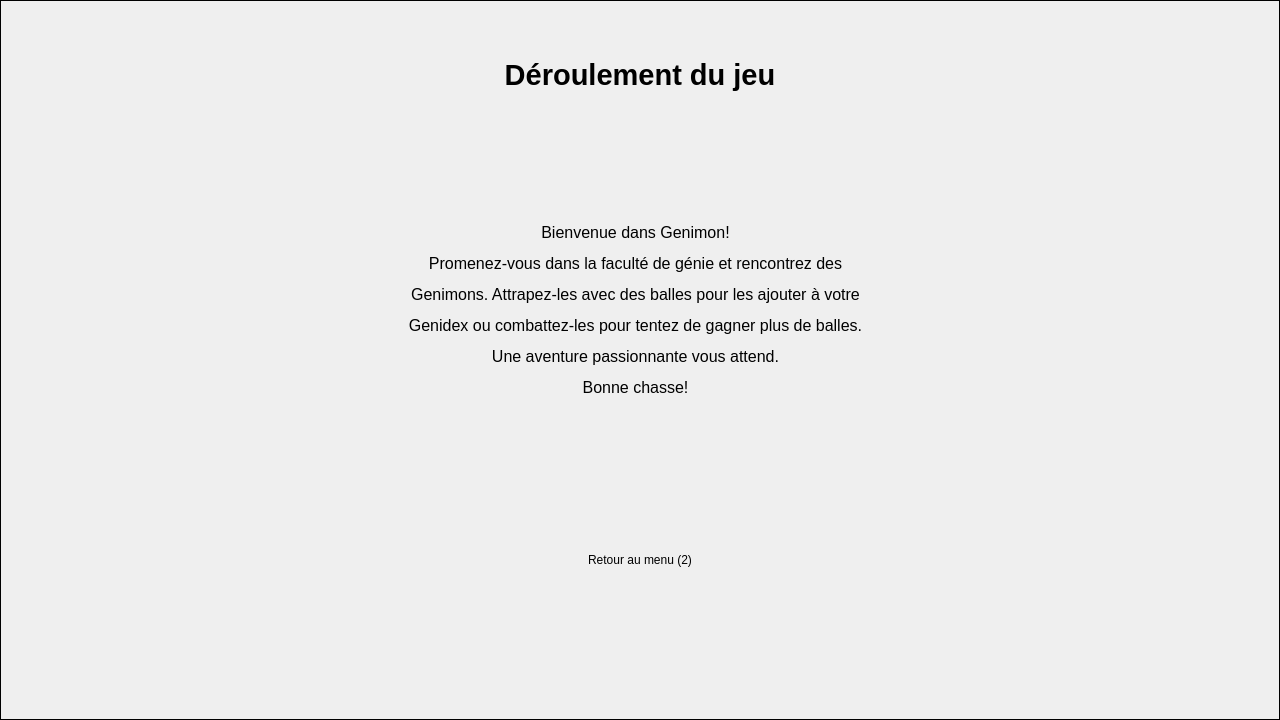
<?xml version="1.0" encoding="UTF-8"?>
<ui version="4.0">
 <class>Regle</class>
 <widget class="QWidget" name="Regle">
  <property name="geometry">
   <rect>
    <x>0</x>
    <y>0</y>
    <width>1280</width>
    <height>720</height>
   </rect>
  </property>
  <property name="windowTitle">
   <string>Form</string>
  </property>
  <widget class="QLabel" name="Reglement">
   <property name="enabled">
    <bool>true</bool>
   </property>
   <property name="geometry">
    <rect>
     <x>400</x>
     <y>110</y>
     <width>471</width>
     <height>400</height>
    </rect>
   </property>
   <property name="font">
    <font>
     <pointsize>12</pointsize>
     <bold>false</bold>
    </font>
   </property>
   <property name="acceptDrops">
    <bool>false</bool>
   </property>
   <property name="text">
    <string>&lt;html&gt;&lt;head/&gt;&lt;body&gt;&lt;p align=&quot;center&quot;&gt;Bienvenue dans Genimon!&lt;/p&gt;&lt;p align=&quot;center&quot;&gt;Promenez-vous dans la faculté de génie et rencontrez des&lt;/p&gt;&lt;p align=&quot;center&quot;&gt;Genimons. Attrapez-les avec des balles pour les ajouter à votre&lt;/p&gt;&lt;p align=&quot;center&quot;&gt;Genidex ou combattez-les pour tentez de gagner plus de balles.&lt;/p&gt;&lt;p align=&quot;center&quot;&gt;Une aventure passionnante vous attend.&lt;/p&gt;&lt;p align=&quot;center&quot;&gt;Bonne chasse!&lt;/p&gt;&lt;/body&gt;&lt;/html&gt;</string>
   </property>
   <property name="alignment">
    <set>Qt::AlignmentFlag::AlignCenter</set>
   </property>
  </widget>
  <widget class="QLabel" name="RegleTitre">
   <property name="geometry">
    <rect>
     <x>440</x>
     <y>50</y>
     <width>400</width>
     <height>50</height>
    </rect>
   </property>
   <property name="font">
    <font>
     <pointsize>22</pointsize>
     <bold>true</bold>
    </font>
   </property>
   <property name="text">
    <string>&lt;html&gt;&lt;head/&gt;&lt;body&gt;&lt;p&gt;&lt;span style=&quot; font-size:22pt;&quot;&gt;Déroulement du jeu&lt;/span&gt;&lt;/p&gt;&lt;/body&gt;&lt;/html&gt;</string>
   </property>
   <property name="alignment">
    <set>Qt::AlignmentFlag::AlignCenter</set>
   </property>
  </widget>
  <widget class="QLabel" name="BackGround">
   <property name="geometry">
    <rect>
     <x>0</x>
     <y>0</y>
     <width>1280</width>
     <height>720</height>
    </rect>
   </property>
   <property name="baseSize">
    <size>
     <width>100</width>
     <height>100</height>
    </size>
   </property>
   <property name="autoFillBackground">
    <bool>true</bool>
   </property>
   <property name="frameShape">
    <enum>QFrame::Shape::Box</enum>
   </property>
   <property name="text">
    <string/>
   </property>
   <property name="textFormat">
    <enum>Qt::TextFormat::PlainText</enum>
   </property>
   <property name="pixmap">
    <pixmap resource="Image.qrc">:/MainMenu/Image_Qt/EcranAccueil/pixel-art-sky-background-with-clouds-cloudy-blue-sky-for-8bit-game-on-white-background-vector.jpg</pixmap>
   </property>
   <property name="scaledContents">
    <bool>true</bool>
   </property>
  </widget>
  <widget class="QLabel" name="Retour">
   <property name="geometry">
    <rect>
     <x>565</x>
     <y>540</y>
     <width>150</width>
     <height>40</height>
    </rect>
   </property>
   <property name="autoFillBackground">
    <bool>true</bool>
   </property>
   <property name="text">
    <string>Retour au menu (2)</string>
   </property>
   <property name="alignment">
    <set>Qt::AlignmentFlag::AlignCenter</set>
   </property>
  </widget>
  <zorder>BackGround</zorder>
  <zorder>Reglement</zorder>
  <zorder>RegleTitre</zorder>
  <zorder>Retour</zorder>
 </widget>
 <resources>
  <include location="Image.qrc"/>
 </resources>
 <connections/>
</ui>
